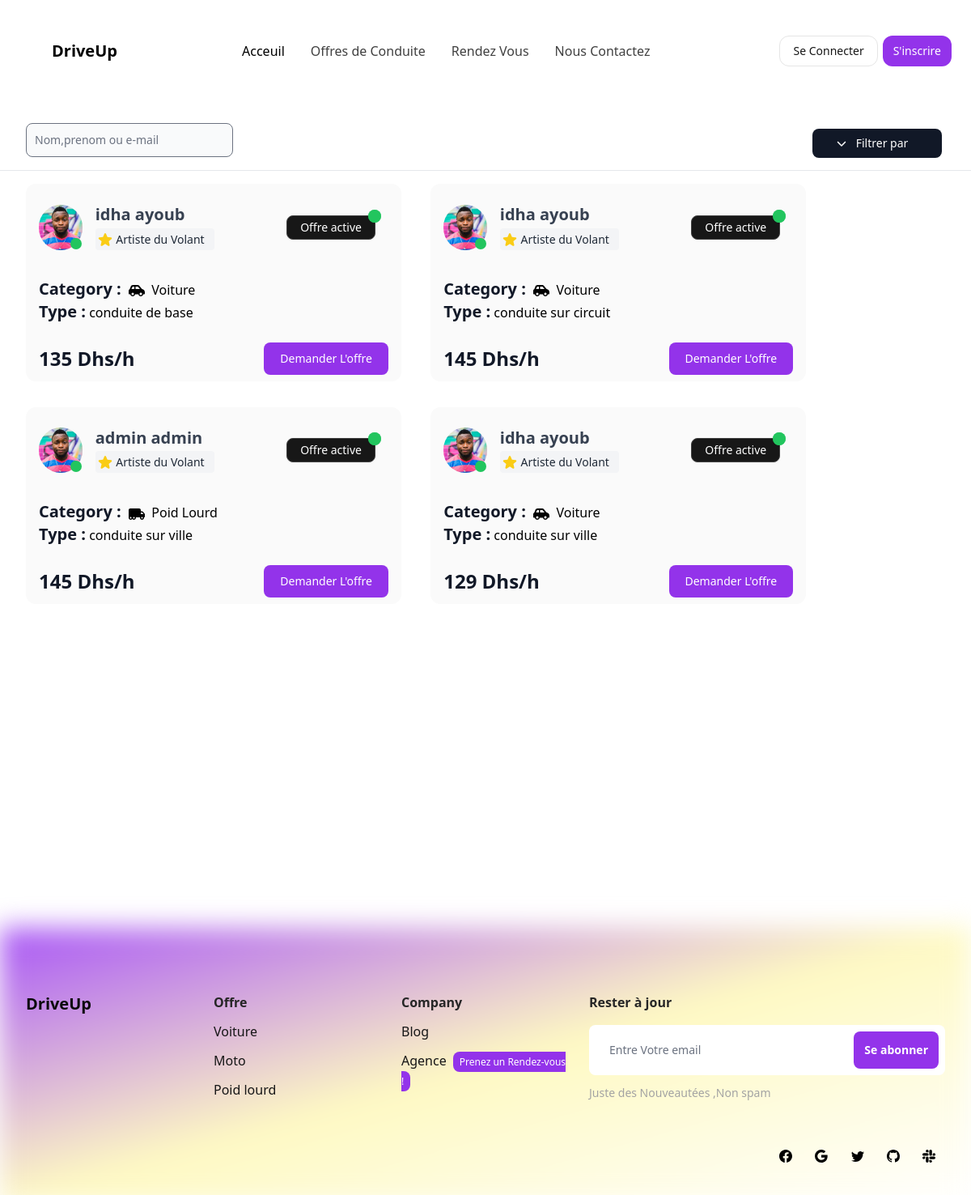
The page /driving_offers on the database its author committed.
### app/models.py (models this page shows, shortened)
class Driving_offer(models.Model):
    conduite_de_base='conduite de base'
    conduite_sur_ville='conduite sur ville'
    conduite_sur_circuit='conduite sur circuit'
    driving_offer_CHOICES=[
        (conduite_de_base,'conduite de base'),
        (conduite_sur_ville,'conduite sur ville'),
        (conduite_sur_circuit,'conduite sur circuit'),
    ]
    driver=models.ForeignKey(Driver,on_delete=models.CASCADE,null=True)
    offer_type=models.CharField(max_length=30,choices=driving_offer_CHOICES)
    price_per_hour=models.IntegerField(null=True)
    is_active=models.BooleanField(null=True,default=False)

class Driver(models.Model):
    CAR = 'Voiture'
    MOTO = 'Moto'
    POIDS_LOURD = 'Poids Lourd'
    VEHICLE_CHOICES = [
        (CAR ,'Voiture'),
        (MOTO ,'Moto'),
        (POIDS_LOURD ,'Poids lourd'),
    ]
    Artiste_du_Volant='Artiste du Volant'
    Maitre_Conducteur='Maitre Conducteur'
    Expert_au_Volant='Expert au Volant'
    LEVEL_CHOICES=[
        (Artiste_du_Volant, 'Artiste du Volant'),
        (Maitre_Conducteur, 'Maitre Conducteur'),
        (Expert_au_Volant, 'Expert au Volant'),
    ]
    user=models.OneToOneField(User,on_delete=models.CASCADE,null=True)
    level=models.CharField(max_length=20,choices=LEVEL_CHOICES,null=True)
    is_driver=models.BooleanField(null=True)
    vehicle = models.CharField(max_length=20, choices=VEHICLE_CHOICES,null=True)

class User_otherfields(models.Model):
    user=models.OneToOneField(User,on_delete=models.CASCADE,null=True)
    profile_image=models.ImageField(upload_to="static" , null=True)
    cni=models.CharField(max_length=10,blank=True)

### sfe/views.py (the view)
# urls.py: path('driving_offers',views.driving_offers,name="driving_offers"),
def driving_offers(request):
    driving_offers=Driving_offer.objects.all().order_by("-id")
    cars=Car.objects.all()
    bikes=Bike.objects.all()
    trucks=Truck.objects.all()
    context={
        'driving_offers':driving_offers,
        'cars':cars,
        'bikes':bikes,
        'trucks':trucks,
    }
    return render(request,"main/driving_offers.html",context)

### templates/main/driving_offers.html (shortened to what this page needs)
{% extends 'base.html' %}
{% block content %}
{% load  static %}
<div class="px-4 bg-white block sm:flex items-center justify-between border-b border-gray-200 lg:mt-1.5">
  <div class="w-full mb-1">
          {% include "msg/msg.html" %}
      <div class="sm:flex ml-4">
          <div class="items-center  mb-3 w-96 ">
              <form class="lg:pr-3" action="{% url 'search_driving_offer' %}" method="GET">
              <div class="relative mt-1 lg:w-64 xl:w-96">
                  <input type="text" name="search_input" id="search_input" class="bg-gray-50  text-gray-900 sm:text-sm rounded-lg focus:ring-primary-500 focus:border-primary-500 block w-full p-2.5" placeholder="Nom,prenom ou e-mail">
              </div>
              </form>
          </div>
          <div class="flex items-center ml-auto space-x-2 sm:space-x-3">
              <button id="dropdownActionButton" data-dropdown-toggle="dropdownAction" class="bg-gray-900 w-40 inline-flex items-center justify-center   py-2 text-sm font-medium text-center text-white rounded-lg bg-primary-700 hover:bg-primary-800 px-2">
              <p class="px-3">Filtrer par</p>
              </button>
          </div>
      </div>
  </div>
</div>
{% if not driving_offers %}
<section class="bg-white ">
  <div class="pt-4 px-4 mx-auto max-w-screen-xl lg:pt-16 lg:px-6">
      <div class="mx-auto max-w-screen-sm text-center">
          <h2>Aucun Utilisateur</h2>
          <div class="flex justify-center items-center pt-4 "> <img class=" w-80 h-80" src="{% static 'C:\Users\lenovo\Desktop\sfep\sfe\static\404.png' %}"></div>
          <div class="flex justify-center items-center">
              <button type="button" class="text-white bg-purple-600 hover:bg-yellow-400 focus:ring-4 focus:ring-gray-300 font-medium rounded-lg text-sm px-5 py-2.5 me-2 mb-2 "><a href="{% url 'driving_offers' %}">Retour au page des offres</a></button>
          </div>
      </div>
  </div>
</section>
{% else %}
{% for i in driving_offers  %}
                            <div
                            class="inline-block my-4  sm:w-[38rem] md:w-[48rem] lg:w-[29rem] max-w-[36rem] ml-8  rounded-xl bg-neutral-50 px-4 py-2  z-10 ">
                            <div
                              class="relative flex items-center gap-4 pt-0 pb-8 mx-0 mt-4 overflow-hidden text-gray-700  shadow-none   z-10">
                                <div class="relative inline-flex">
                                  <img
                                    src="{{i.driver.user.user_otherfields.profile_image.url}}"
                                    alt="profile picture"
                                    class="inline-block relative object-cover object-center !rounded-full w-16 h-14 " />
                                    {% if i.driver.user.is_active is True %}
                                    <span
                                    class="absolute min-w-[14px] min-h-[14px] rounded-full py-1 px-1 text-xs font-medium content-[''] leading-none grid place-items-center bottom-[14%] right-[14%] translate-x-2/4 translate-y-2/4 bg-green-500 text-white">
                                  </span>
                                  {% else %}
                                  <span
                                  class="absolute min-w-[14px] min-h-[14px] rounded-full py-1 px-1 text-xs font-medium content-[''] leading-none grid place-items-center bottom-[14%] right-[14%] translate-x-2/4 translate-y-2/4 bg-red-500 text-white">
                                </span>
                                    {% endif %}
                                </div>
                              <div class="flex w-full flex-col gap-0.5">
                                <div class="flex items-center justify-between">
                                  <h5
                                    class="block font-sans text-xl antialiased font-semibold leading-snug tracking-normal text-blue-gray-900">
                                    {{i.driver.user.last_name}} {{i.driver.user.first_name}}<br>
                                    {% if i.driver.level == 'Artiste du Volant' %}
                                    <div class=" text-base font-medium text-gray-900 whitespace-nowrap my-1">
                                     <span class="bg-gray-100 text-gray-800 text-sm font-medium me-2 py-1 pr-1 pl-0.5 rounded  ">
                                             <p class="me-2 inline-block ">Artiste du Volant</p>
                                     </span>
                                   </div>
                                    {% endif %}
                                  </h5>
                                  <div class="flex items-center gap-0 ">
                                    {% if i.is_active is True %}
                                    <button type="button" class="m-1 ms-0 mr-4 relative py-1 px-4 inline-flex items-center gap-x-2 text-sm font-medium rounded-lg border  shadow-sm disabled:opacity-50 bg-neutral-900 border-neutral-700 text-white hover:bg-neutral-800 z-10">
                                        <a  >Offre active</a>
                                     <span class="flex absolute top-0 end-0 -mt-2 -me-2">
                                       <span class="relative inline-flex text-xs bg-green-500 text-white rounded-full py-2 px-2">
                                       </span>
                                     </span>
                                   </button>
                                    {% endif %}
                                  </div>
                                </div>
                              </div>
                            </div>
                            <div class="p-0 mb-6">
                              <p class="inline-block text-xl font-bold text-gray-900">Category :&nbsp;  </p>
                              <div class="inline-block">
                                <p class="block font-sans text-base antialiased font-light leading-relaxed text-inherit">
                                  <p class="block font-sans text-base antialiased font-light leading-relaxed text-blue-gray-900">
                                    {% if i.driver.vehicle == "Voiture" %}
                                    <td class="text-base font-medium text-gray-900 whitespace-nowrap ">
                                      Voiture
                                    </td>
                                    {% else %}
                                    <td class="text-base font-medium text-gray-900 whitespace-nowrap ">
                                      Poid Lourd
                                    </td>
                                    {% endif %}
                               </p>
                                </p>
                              </div>
                              <p class="block font-sans text-base antialiased font-light leading-relaxed text-inherit">
                               <p class="inline-block text-xl font-bold text-gray-900">
                                  Type :
                               </p> {{i.offer_type}}
                              </p>
                            </div>
                            <div class="flex items-center justify-between">
                              <span class="text-2xl font-bold text-gray-900 ">{{i.price_per_hour}} Dhs/h</span>
                              <button data-modal-target="crud-modal-{{i.id}}" data-modal-toggle="crud-modal-{{i.id}}" class="block text-white bg-purple-600 hover:bg-yellow-400 focus:ring-4 focus:outline-none  font-medium rounded-lg text-sm px-5 py-2.5 text-center transition" type="button">
                                Demander L'offre
                              </button>
                            </div>
                          </div>
                            {% endfor %}
                            {% endif %}
{% endblock %}

### rows shown on the page
Driving_offer: driver.user.user_otherfields.profile_image (picture), driver.user.last_name "idha", driver.user.first_name "ayoub", shows "Artiste du Volant", is_active "Offre active", shows "Voiture", offer_type "conduite de base", price_per_hour "135"
Driving_offer: driver.user.user_otherfields.profile_image (picture), driver.user.last_name "idha", driver.user.first_name "ayoub", shows "Artiste du Volant", is_active "Offre active", shows "Voiture", offer_type "conduite sur circuit", price_per_hour "145"
Driving_offer: driver.user.user_otherfields.profile_image (picture), driver.user.last_name "admin", driver.user.first_name "admin", shows "Artiste du Volant", is_active "Offre active", shows "Poid Lourd", offer_type "conduite sur ville", price_per_hour "145"
Driving_offer: driver.user.user_otherfields.profile_image (picture), driver.user.last_name "idha", driver.user.first_name "ayoub", shows "Artiste du Volant", is_active "Offre active", shows "Voiture", offer_type "conduite sur ville", price_per_hour "129"
